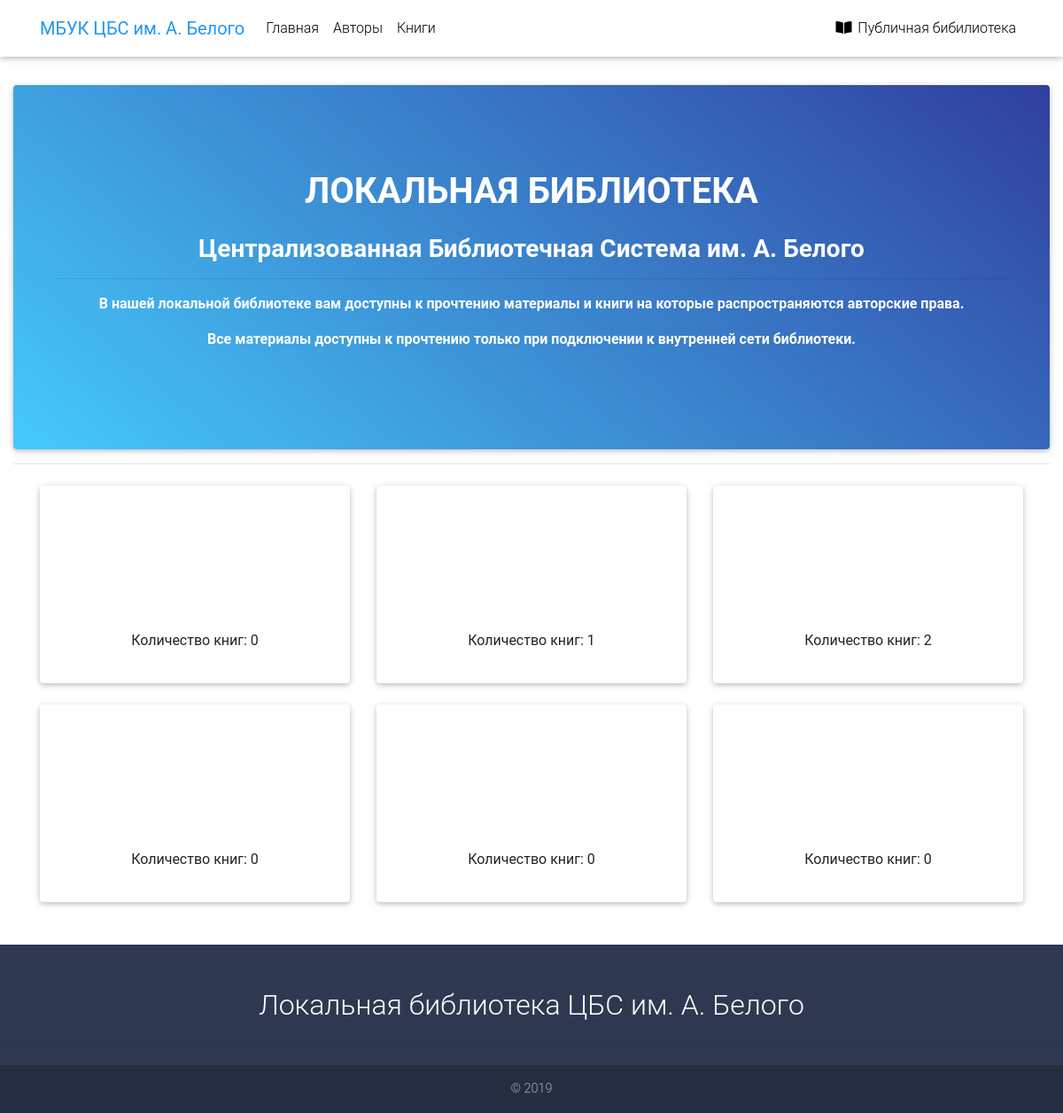
Page /catalog/ on the earlier database version.
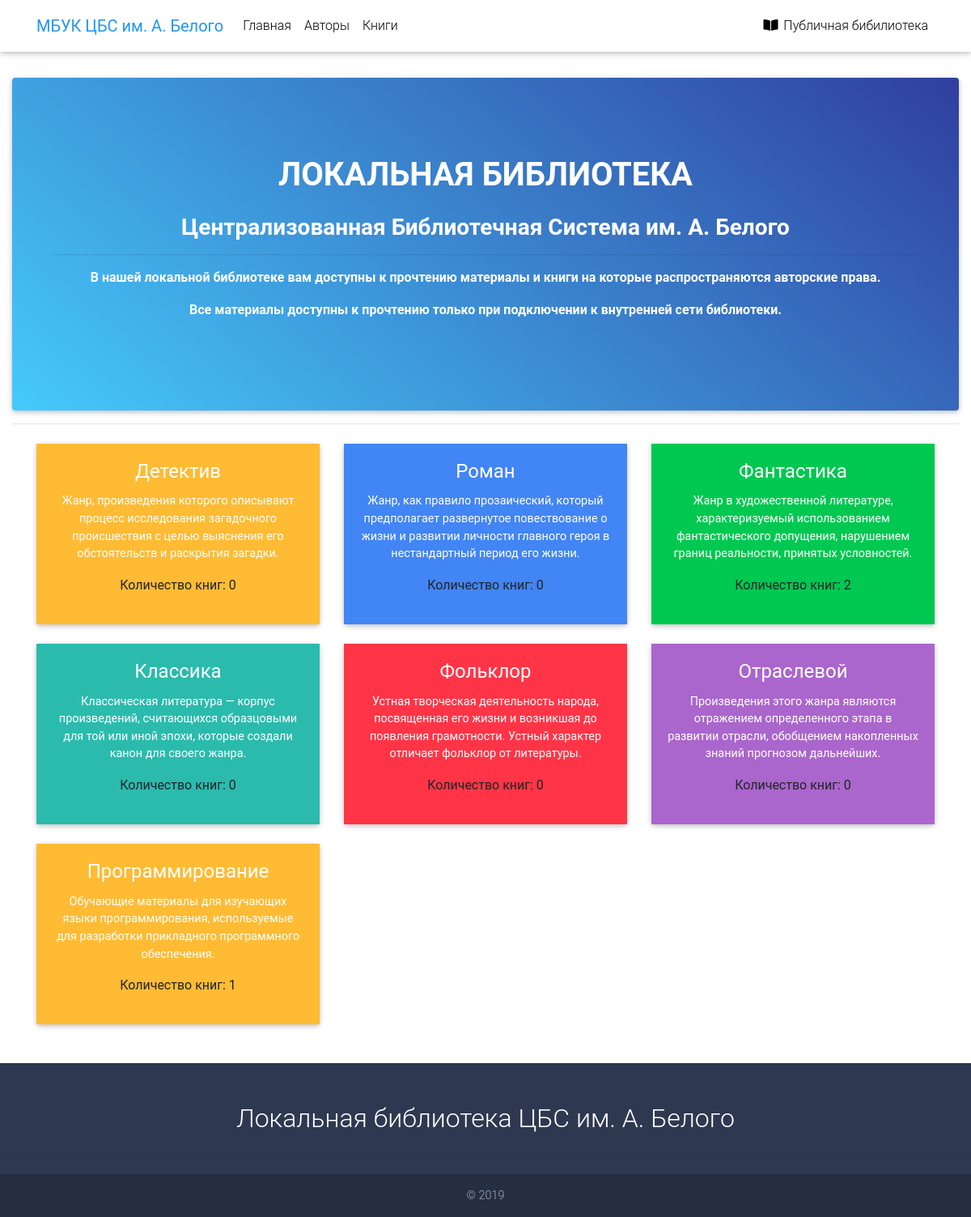
Same page on the later database version.
### catalog/models.py (models this page shows, shortened)
class Genre(models.Model):
    name = models.CharField(max_length=50, verbose_name='Жанр')
    description = models.CharField(max_length=250, verbose_name='Описание жанра')
    color = models.ForeignKey('CardColor', on_delete=models.SET_NULL, null=True, verbose_name='Цвет карточки')
    class Meta:
        verbose_name = 'Жанр'
        verbose_name_plural = 'Жанры'
    def get_books_count(self):
        return self.books.filter(genre=self).count()
    def get_absolute_url(self):
        return reverse('genre_detail', args=[str(self.id)])

### catalog/views.py (the view)
# urls.py: path('', views.index, name='index'),
def index(request):
    genres = Genre.objects.all()
    num_books = Book.objects.all().count()
    num_authors = Author.objects.count()  # Метод 'all()' применен по умолчанию.
    return render(
        request,
        'index.html',
        context={'num_books': num_books, 'num_authors': num_authors, 'genres': genres,}
    )

### catalog/templates/index.html
{% extends "base.html" %}
{% block content %}
    <hr class="mb-4">
    <div class="container">
      <section class="text-center">
        <div class="row mb-4 wow fadeIn">
            {% for Genre in genres %}
          <div class="col-lg-4 col-md-12 mb-4">
            <div class="card">
              <div class="card-body {{ Genre.color.color }}">
                  <a class="text-white" href="{{ Genre.get_absolute_url }}"><h4 class="card-title">{{ Genre.name }}</h4></a>
                <p class="card-text text-white">{{ Genre.description }}</p>
                  <p>Количество книг: {{ Genre.get_books_count }}</p>
              </div>
            </div>
          </div>
            {%  endfor %}
        </div>
      </section>
    </div>
{% endblock %}

### catalog/templates/base.html (shortened to what this page needs)
<!DOCTYPE html>
<html lang="en">
{%  load static %}
<head>
  <link rel="stylesheet" href="https://use.fontawesome.com/releases/v5.11.2/css/all.css">
  <link href="{% static "css/bootstrap.css" %}" rel="stylesheet">
  <link rel="stylesheet" href={% static "css/bootstrap.min.css" %}>
  <link rel="stylesheet" href={% static "css/mdb.min.css" %}>
</head>
<body>
  <header>
    <nav class="navbar fixed-top navbar-expand-lg navbar-light white scrolling-navbar">
      <div class="container">
        <a class="navbar-brand waves-effect" href="/">
          <strong class="blue-text">МБУК ЦБС им. А. Белого</strong>
        </a>
        <div class="collapse navbar-collapse" id="navbarSupportedContent">
          <ul class="navbar-nav mr-auto">
            <li class="nav-item">
              <a class="nav-link waves-effect" href="/">Главная
              </a>
            </li>
            <li class="nav-item">
              <a class="nav-link waves-effect" href="{% url 'authors' %}">Авторы</a>
            </li>
            <li class="nav-item">
              <a class="nav-link waves-effect" href="{% url 'books' %}">Книги</a>
            </li>
          </ul>
          <ul class="navbar-nav nav-flex-icons">
            <li class="nav-item">
              <a href="http://biblioteka-belogo.ru/" class="nav-link waves-effect" target="_blank">
                <i class="fas fa-book-open"></i>  Публичная бибилиотека</i>
              </a>
            </li>
          </ul>
        </div>
      </div>
    </nav>
  </header>
  <main class="mt-5 pt-5">
    <div class="container-fluid">
      <section class="card blue-gradient wow fadeIn">
        <div class="card-body text-white text-center py-5 px-5 my-5">
          <h1 class="mb-4">
            <strong>ЛОКАЛЬНАЯ БИБЛИОТЕКА</strong>
          </h1>
          <h3>
            <strong>Централизованная Библиотечная Система им. А. Белого</strong>
          </h3>
            <hr>
          <p class="mb-3">
            <strong>
                В нашей локальной библиотеке вам доступны к прочтению материалы и книги на которые распространяются авторские права.
            <p>Все материалы доступны к прочтению только при подключении к внутренней сети библиотеки.</p>
            </strong>
          </p>
        </div>
      </section>
        {% block content %}
        {% endblock %}
    </div>
  </main>
  <footer class="page-footer text-center font-small mdb-color darken-2 mt-4 wow fadeIn">
      <hr class="my-4">
    <div class="pt-4">
        <h2>Локальная библиотека ЦБС им. А. Белого</h2>
    </div>
    <hr class="my-4">
    <div class="footer-copyright py-3">
      © 2019
    </div>
  </footer>
</body>
</html>

Differences in the rows shown:
changed Genre: color_id empty → 1 (drawn); name (not shown) → "Детектив"; description (not shown) → "Жанр, произведения которого описывают процесс исследования загадочного происшествия с целью выяснения его обстоятельств и раскрытия загадки."
changed Genre: color_id empty → 2 (drawn); name (not shown) → "Роман"; description (not shown) → "Жанр, как правило прозаический, который предполагает развернутое повествование о жизни и развитии личности главного героя в нестандартный период его жизни."; get_books_count "1" → "0"
changed Genre: color_id empty → 3 (drawn); name (not shown) → "Фантастика"; description (not shown) → "Жанр в художественной литературе, характеризуемый использованием фантастического допущения, нарушением границ реальности, принятых условностей."
changed Genre: color_id empty → 4 (drawn); name (not shown) → "Классика"; description (not shown) → "Классическая литература — корпус произведений, считающихся образцовыми для той или иной эпохи, которые создали канон для своего жанра."
changed Genre: color_id empty → 5 (drawn); name (not shown) → "Фольклор"; description (not shown) → "Устная творческая деятельность народа, посвященная его жизни и возникшая до появления грамотности. Устный характер отличает фольклор от литературы."
changed Genre: color_id empty → 6 (drawn); name (not shown) → "Отраслевой"; description (not shown) → "Произведения этого жанра являются отражением определенного этапа в развитии отрасли, обобщением накопленных знаний прогнозом дальнейших."
added Genre: name "Программирование", description "Обучающие материалы для изучающих языки программирования, используемые для разработки прикладного программного обеспечения.", get_books_count "1"
